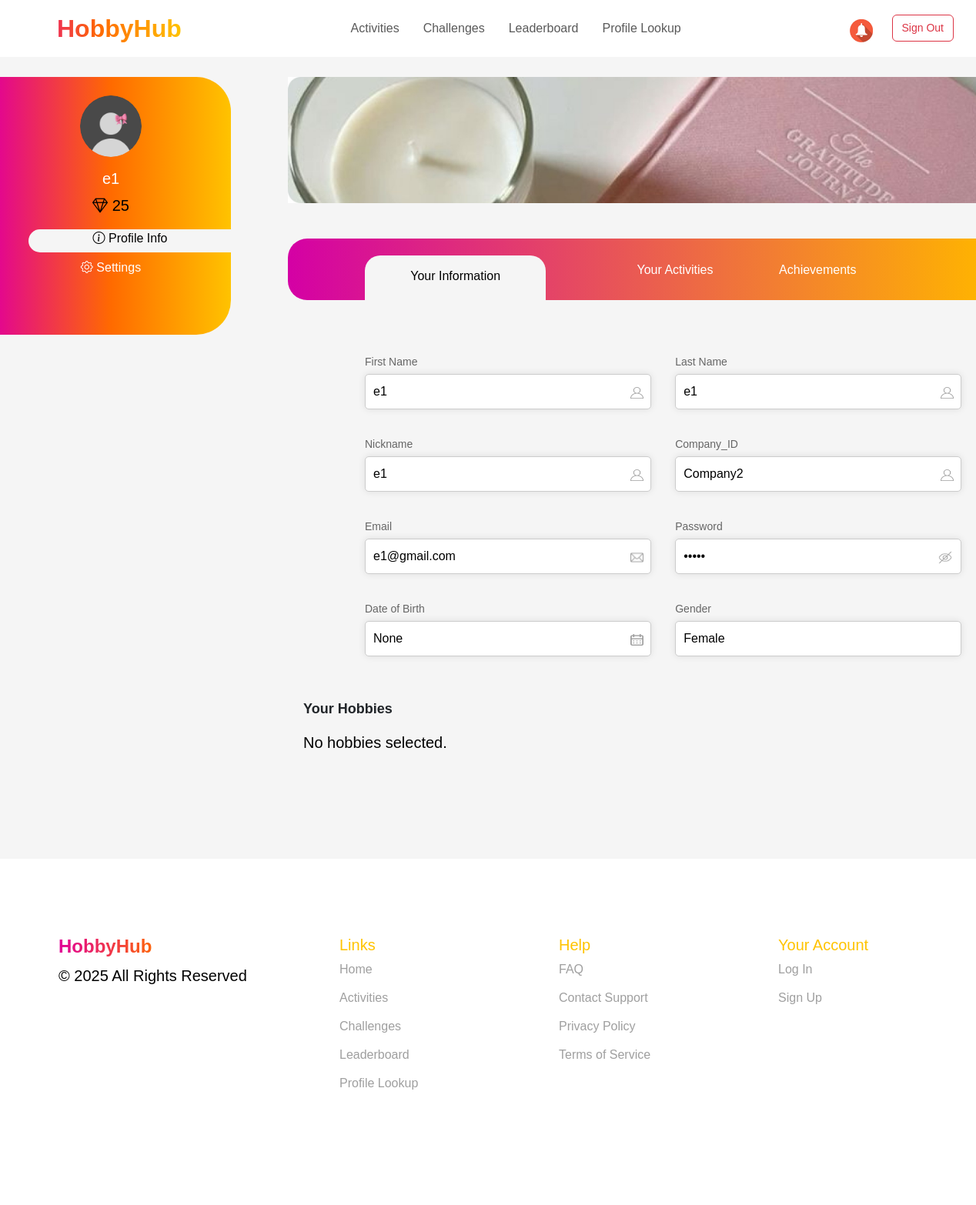
Page /user_profile/ (signed in) on the earlier database version.
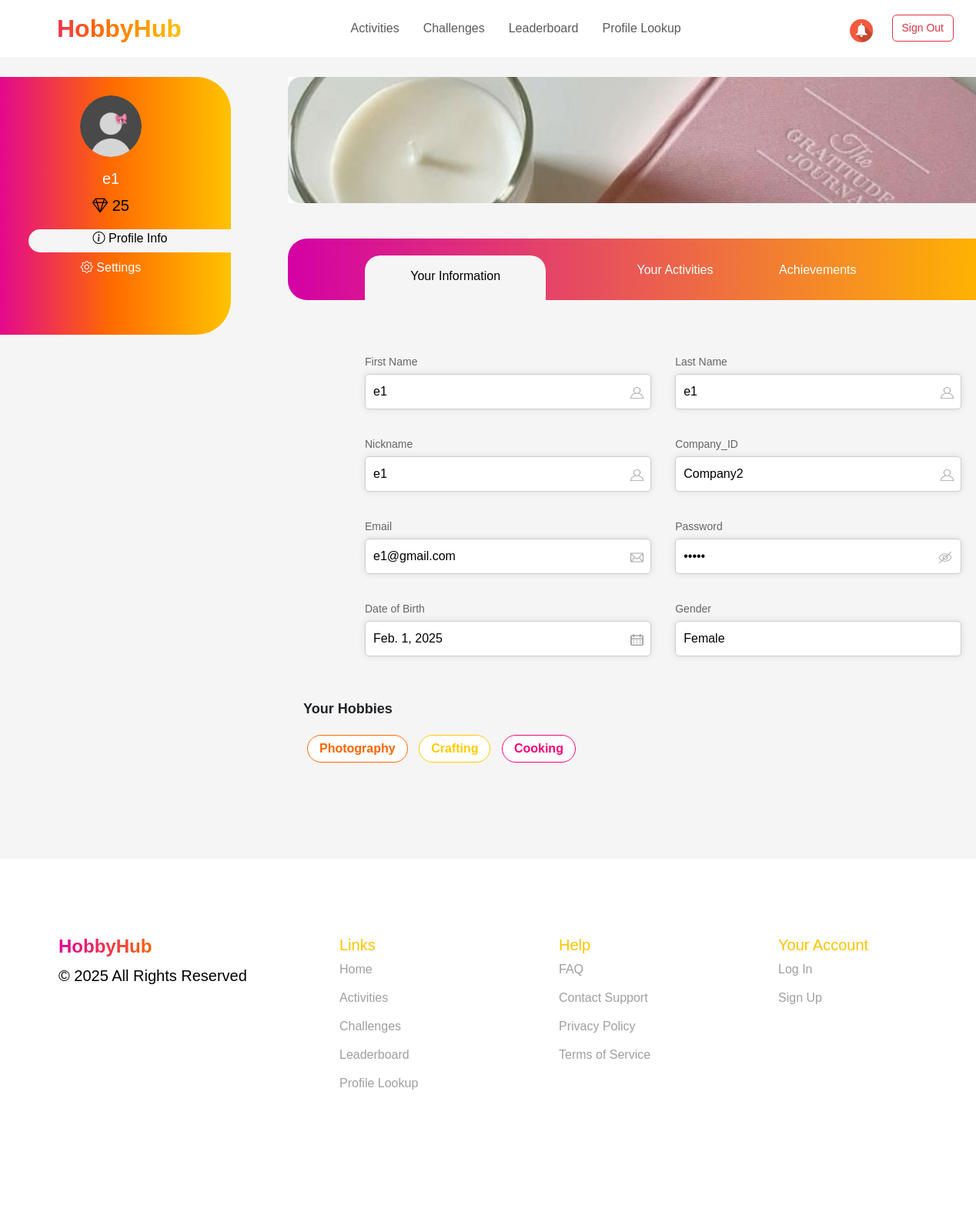
Same page on the later database version.
### events/models.py (models this page shows, shortened)
class Employee(models.Model):
    nickname = models.CharField(max_length=100, primary_key=True, verbose_name="Nickname")
    name = models.CharField(max_length=255, verbose_name="Name")
    last_name = models.CharField(max_length=255, verbose_name="Last Name")
    number = models.CharField(max_length=20, verbose_name="Number")
    join_date = models.DateField(verbose_name="Join Date")
    date_of_birth = models.DateField(null=True, blank=True, verbose_name="Date of Birth")
    company = models.ForeignKey(
        Company,
        to_field='company_id',  # Указываем, что внешний ключ ссылается на company_id
        on_delete=models.CASCADE,
        verbose_name="Company"
    )
    gender = models.CharField(max_length=10, choices=[('Male', 'Male'), ('Female', 'Female')], verbose_name="Gender")
    mail = models.EmailField(unique=True, verbose_name="Email")
    password = models.CharField(max_length=255, verbose_name="Password")
    is_approved = models.BooleanField(default=False, verbose_name="Approved")
    profile_photo = models.ImageField(upload_to='profile_photos/', null=True, blank=True, verbose_name="Profile Photo")
    hobbies = models.ManyToManyField(Hobby, blank=True, related_name='employees')

class Company(AbstractBaseUser, PermissionsMixin):
    name = models.CharField(max_length=255, verbose_name="Company Name")
    company_id = models.CharField(max_length=100, unique=True, verbose_name="Company ID")
    created_at = models.DateTimeField(auto_now_add=True, verbose_name="Date of Creation")
    email = models.EmailField(unique=True)
    profile_photo = models.ImageField(upload_to='organizer_profile_photos/', null=True, blank=True, verbose_name="Organizer Profile Photo")
    is_active = models.BooleanField(default=True)
    is_staff = models.BooleanField(default=False)
    objects = CompanyManager()
    USERNAME_FIELD = "email"
    REQUIRED_FIELDS = ["name", "company_id"]
    def __str__(self):
        return str(self.company_id)

class Hobby(models.Model):
    name = models.CharField(max_length=100, unique=True, verbose_name="Hobby Name")

### events/views.py (the view)
# urls.py: path('user_profile/', user_profile, name='user_profile'),
@role_required("employee")
def user_profile(request):
    nickname = request.session.get("nickname")
    if not nickname:
        return redirect("sign_in")
    user = Employee.objects.filter(nickname=nickname).first()
    if not user:
        return redirect("sign_in")
    hobbies = user.hobbies.all()
    return render(request, "userprofile.html", {"user": user, "hobbies": hobbies})

### events/views.py (called while the page is built)
def role_required(role):
    def decorator(view_func):
        @wraps(view_func)
        def wrapper(request, *args, **kwargs):
            if role == "employee" and not request.session.get("nickname"):
                return redirect(f"/sign_in/?next={request.get_full_path()}")
            if role == "organizer" and not request.session.get("company_id"):
                return redirect(f"/sign_in/?next={request.get_full_path()}")
            return view_func(request, *args, **kwargs)
        return wrapper
    return decorator

### events/templates/userprofile.html (shortened to what the changed rows need)
<!DOCTYPE html>
<html lang="en">
<head>
    {% load static %}
    <link rel="stylesheet" href="https://cdn.jsdelivr.net/npm/bootstrap@5.3.0/dist/css/bootstrap.min.css">
    <link href="https://cdn.jsdelivr.net/npm/bootstrap-icons/font/bootstrap-icons.css" rel="stylesheet">
    <link rel="stylesheet" href="{% static 'css/all.css' %}">
</head>
<body>
        <div class="container mt-4">
            <div class="row  mainpartpro">
                <div class="col-md-2">
                    <div class="sidebar p-4">
                        {% if user.profile_photo %}
                            <img src="{{ user.profile_photo.url }}" alt="Profile" class="rounded-circle mb-3" width="80" alt="Profile">
                        {% else %}
                            <img src="{% static 'images/profile_photo.png' %}" class="rounded-circle mb-3" width="80" alt="Profile">
                        {% endif %}
                        <h5>{{ user.name }}</h5>
                        <p><i class="bi bi-gem"></i> 25</p>
                            <div class="pro-act-set-tab w-100 mb-2"><i class="bi bi-info-circle"></i><a href="#">   Profile Info</a></div>
                            <div class="pro-set-tab w-100 mb-2"><i class="bi bi-gear"></i><a href="{% url 'user_setting' %}" >   Settings</a></div>
                    </div>
                </div>
                <div class="col-md-10 mainpartpro">
                    <div class="form-container">
                        <div class="form-group">
                            <div class="input-field">
                                <label>First Name</label>
                                <input type="text" value="{{ user.name }}" readonly>
                                <i><img src="{% static 'images/imput_profile_icon.png' %}" width="17"></i>
                            </div>
                            <div class="input-field">
                                <label>Last Name</label>
                                <input type="text" value="{{ user.last_name}}" readonly>
                                <i><img src="{% static 'images/imput_profile_icon.png' %}" width="17"></i>
                            </div>
                        </div>
                        <div class="form-group">
                            <div class="input-field">
                                <label>Nickname</label>
                                <input type="text" value="{{ user.nickname }}" readonly >
                                <i><img src="{% static 'images/imput_profile_icon.png' %}" width="17"></i>
                            </div>
                            <div class="input-field">
                                <label>Company_ID</label>
                                <input type="text" value="{{ user.company }}" readonly>
                                <i><img src="{% static 'images/imput_profile_icon.png' %}" width="17"></i>
                            </div>
                        </div>
                        <div class="form-group">
                            <div class="input-field">
                                <label>Email</label>
                                <input type="email" value="{{ user.mail }}" readonly>
                                <i><img src="{% static 'images/mail_icon.png' %}" width="17"></i>
                            </div>
                        </div>
                        <div class="form-group">
                            <div class="input-field">
                                <label>Date of Birth</label>
                                <input type="text" value="{{user.date_of_birth}}" readonly>
                                <i><img src="{% static 'images/calendar_icon.png' %}" width="17"></i>
                            </div>
                            <div class="input-field" >
                                <label>Gender</label>
                                <input type="text" value="{{user.gender}}" readonly>
                            </div>
                        </div>
                    </div>
                    <div class="hobbies">
                        <span>Your Hobbies</span>
                        {% if user.hobbies.all %}
                            {% for hobby in user.hobbies.all %}
                                <button class="hobby-btn">{{ hobby.name }}</button>
                            {% endfor %}
                        {% else %}
                            <p>No hobbies selected.</p>
                        {% endif %}
                    </div>
                </div>
            </div>
        </div>
</body>
</html>

Differences in the rows shown:
changed Employee "e1@gmail.com": date_of_birth "None" → "Feb. 1, 2025"
now on this page (row unchanged): Hobby: name "Photography"
now on this page (row unchanged): Hobby: name "Crafting"
now on this page (row unchanged): Hobby: name "Cooking"
Other differences:
text no longer shown: "No hobbies selected."
